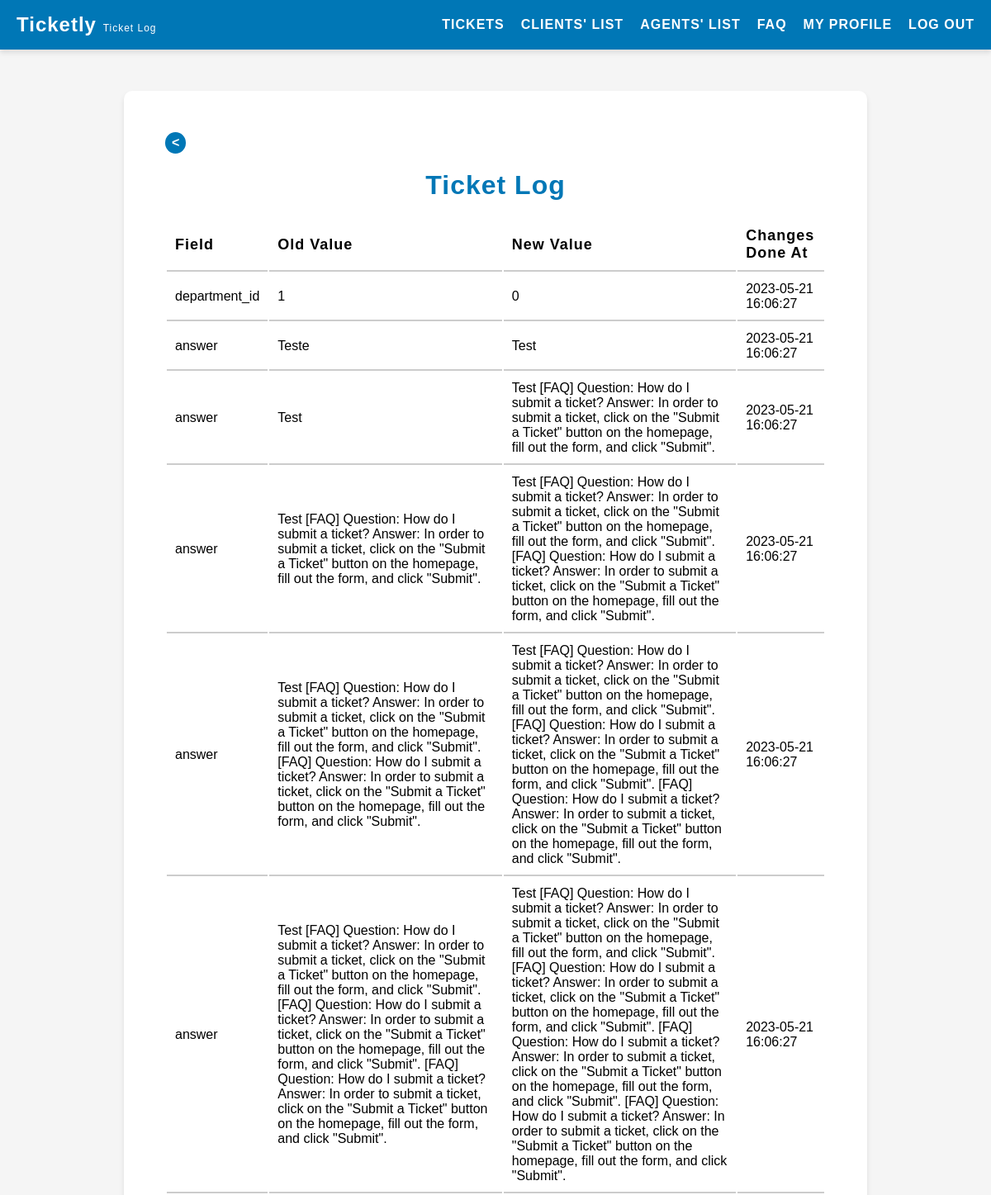
The page /pages/ticketLog.php?id=1 (signed in, upper part) on the database its author committed.
### tables this page shows
CREATE TABLE ticket_logs (
    id INTEGER PRIMARY KEY AUTOINCREMENT,
    ticket_id INTEGER NOT NULL,
    field VARCHAR(255) NOT NULL,
    old_value TEXT,
    new_value TEXT,
    created_at DATETIME NOT NULL,
    FOREIGN KEY(ticket_id) REFERENCES tickets(id)
);

### pages/ticketLog.php (called while the page is built, shortened)
<?php
    $session = new Session();
    require_once(__DIR__ . '/../templates/ticketLog.tpl.php');
    drawTicketLog($session);
?>

### database/ticketLogs.class.php (called while the page is built, shortened)
<?php
    class TicketLogs {
        public function __construct(?int $id, int $ticketId, string $fieldName, string $oldValue, string $newValue) {
            $this->fieldName = $fieldName;
            $this->oldValue = $oldValue;
            $this->newValue = $newValue;
            $this->createdAt = date('Y-m-d H:i:s');
        }
    }
    function getLogsByTicketId(PDO $db, int $ticketId): array {
        $stmt = $db->prepare('SELECT * FROM ticket_logs WHERE ticket_id = :ticketId');
        $stmt->bindValue(':ticketId', $ticketId, PDO::PARAM_INT);
        $stmt->execute();
        $logs = [];
        while ($row = $stmt->fetch(PDO::FETCH_ASSOC)) {
            $logs[] = new TicketLogs(
                (int) $row['id'],
                (int) $row['ticket_id'],
                $row['field'],
                $row['old_value'],
                $row['new_value']
            );
        }
        return $logs;
    }
?>

### templates/ticketLog.tpl.php (the view, shortened to what this page needs)
<?php function drawTicketLog(Session $session) {
    ?>
    <!DOCTYPE html>
    <html lang="en">
    <head>
        <link rel="stylesheet" href="../style/listClients.css">
    </head>
    <body>
        <?php include '../templates/header.tpl.php';?>
        <main>
            <a href="../pages/tickets.php" class="back-button"><</a>
            <h2>Ticket Log</h2>
            <section id="ticket-log">
                <?php
                require_once '../database/connection.db.php';
                require_once '../database/ticketLogs.class.php';
                $db = getDatabaseConnection();
                $ticketID = $_GET['id'];
                $ticketLogs = getLogsByTicketId($db, $ticketID);
                if (empty($ticketLogs)) {
                    echo '<p>No logs found for this ticket.</p>';
                } else {
                    echo '<table>';
                    echo '<tr>
                            <th>Field</th>
                            <th>Old Value</th>
                            <th>New Value</th>
                            <th>Changes Done At</th>
                          </tr>';
                    foreach ($ticketLogs as $log) {
                        echo '<tr>';
                        echo '<td>' . $log->fieldName . '</td>';
                        echo '<td>' . $log->oldValue . '</td>';
                        echo '<td>' . $log->newValue . '</td>';
                        echo '<td>' . $log->createdAt . '</td>';
                        echo '</tr>';
                    }
                    echo '</table>';
                }
                ?>
            </section>
        </main>
        <?php include '../templates/footer.tpl.php'; ?>
    </body>
    </html>
<?php } ?>

### style/listClients.css (style rules this page uses)
main { background-color: #fff; padding: 50px; border-radius: 10px; box-shadow: 0 4px 6px rgba(0, 0, 0, 0.1); margin: 50px auto; max-width: 900px; display: flex; flex-direction: column; align-items: center; margin-bottom: 100px; }
main h2 { text-align: center; font-size: 32px; margin-bottom: 20px; font-weight: 600; letter-spacing: 1px; color: #0077b6; }
.back-button { background-color: #0077b6; color: #fff; padding: 4px 8px; border: none; border-radius: 50%; cursor: pointer; transition: all 0.3s ease; align-self: center; margin-bottom: 20px; text-decoration: none; font-weight: bold; margin-left: 0; align-self: flex-start; }
table tr th { font-size: 18px; font-weight: 600; letter-spacing: 1px; text-align: left; padding: 10px; border-bottom: 2px solid #ccc; }
table tr td { padding: 10px; border-bottom: 2px solid #ccc; }

### style/header.css (style rules this page uses)
* { box-sizing: border-box; margin: 0; padding: 0; }
body { font-family: Arial, sans-serif; background-color: #f5f5f5; }

### rows shown on the page
ticket_logs: field "department_id", old_value "1", new_value "0", createdAt "2023-05-21 16:06:27"
ticket_logs: field "answer", old_value "Teste", new_value "Test", createdAt "2023-05-21 16:06:27"
ticket_logs: field "answer", old_value "Test", new_value "Test [FAQ] Question: How do I submit a ticket? Answer: In order to submit a ticket, click on the \"Submit a Ticket\" button on the homepage, fill out the form, and click \"Submit\".", createdAt "2023-05-21 16:06:27"
ticket_logs: field "answer", old_value "Test [FAQ] Question: How do I submit a ticket? Answer: In order to submit a ticket, click on the \"Submit a Ticket\" button on the homepage, fill out the form, and click \"Submit\".", new_value "Test [FAQ] Question: How do I submit a ticket? Answer: In order to submit a ticket, click on the \"Submit a Ticket\" button on the homepage, fill out the form, and click \"Submit\". [FAQ] Question: How do I submit a ticket? Answer: In order to submit a ticket, click on the \"Submit a Ticket\" button on the homepage, fill out the form, and click \"Submit\".", createdAt "2023-05-21 16:06:27"
ticket_logs: field "answer", old_value "Test [FAQ] Question: How do I submit a ticket? Answer: In order to submit a ticket, click on the \"Submit a Ticket\" button on the homepage, fill out the form, and click \"Submit\". [FAQ] Question: How do I submit a ticket? Answer: In order to submit a ticket, click on the \"Submit a Ticket\" button on the homepage, fill out the form, and click \"Submit\".", new_value "Test [FAQ] Question: How do I submit a ticket? Answer: In order to submit a ticket, click on the \"Submit a Ticket\" button on the homepage, fill out the form, and click \"Submit\". [FAQ] Question: How do I submit a ticket? Answer: In order to submit a ticket, click on the \"Submit a Ticket\" button on the homepage, fill out the form, and click \"Submit\". [FAQ] Question: How do I submit a ticket? Answer: In order to submit a ticket, click on the \"Submit a Ticket\" button on the homepage, fill out the form, and click \"Submit\".", createdAt "2023-05-21 16:06:27"
ticket_logs: field "answer", old_value "Test [FAQ] Question: How do I submit a ticket? Answer: In order to submit a ticket, click on the \"Submit a Ticket\" button on the homepage, fill out the form, and click \"Submit\". [FAQ] Question: How do I submit a ticket? Answer: In order to submit a ticket, click on the \"Submit a Ticket\" button on the homepage, fill out the form, and click \"Submit\". [FAQ] Question: How do I submit a ticket? Answer: In order to submit a ticket, click on the \"Submit a Ticket\" button on the homepage, fill out the form, and click \"Submit\".", new_value "Test [FAQ] Question: How do I submit a ticket? Answer: In order to submit a ticket, click on the \"Submit a Ticket\" button on the homepage, fill out the form, and click \"Submit\". [FAQ] Question: How do I submit a ticket? Answer: In order to submit a ticket, click on the \"Submit a Ticket\" button on the homepage, fill out the form, and click \"Submit\". [FAQ] Question: How do I submit a ticket? Answer: In order to submit a ticket, click on the \"Submit a Ticket\" button on the homepage, fill out the form, and click \"Submit\". [FAQ] Question: How do I submit a ticket? Answer: In order to submit a ticket, click on the \"Submit a Ticket\" button on the homepage, fill out the form, and click \"Submit\".", createdAt "2023-05-21 16:06:27"
